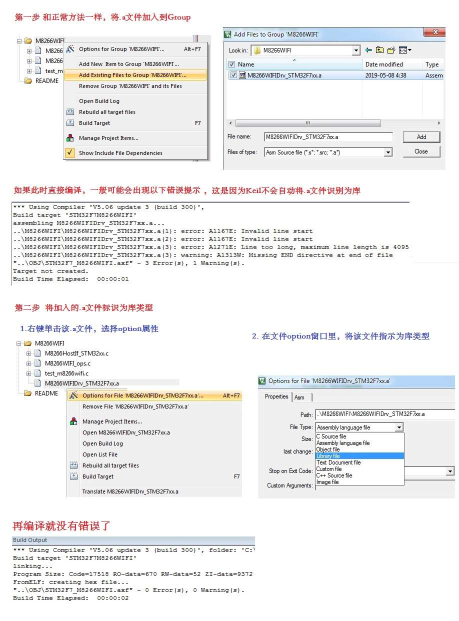
#> input picture STM32F1-M8266WIFI (2)/M8266WIFI/Keil加入扩展名为.a的库的方法(工程移植时可能需要参考).jpg, 917 x 1241 px (shown at 1/2 size)
$ python -i opti.py   (imports and definitions only)   (older library calls are emulated)
#> lines starting #> are read from the running program, lines starting #| are printed output that depends on the picture; after the words box and inside, x2 and y2 are one past the last pixel; in counts of white or black regions, pixels touching at a corner belong together
#> further down, picture is the input picture: shape (1241, 917, 3); mean B, G, R 239.6, 239.5, 239.7
import cv2,time,PIL,sys
import socket
import threading
#from queue import Queue
import numpy as np
data = np.zeros((8,128),dtype = np.int8)
def local_threshold(image):
    image = cv2.resize(image, dsize=(128,64))
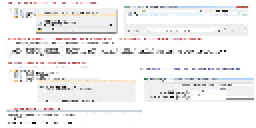
#> image: shape (64, 128, 3) (shown 2 times larger); mean of channels 0, 1, 2 239.4, 239.3, 240.3; drawn as B, G, R
    gray = cv2.cvtColor(image,cv2.COLOR_BGRA2GRAY)
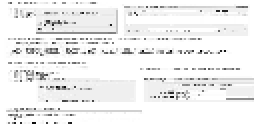
#> gray: shape (64, 128) (shown 2 times larger); min 5, max 255, mean 239.6
    binary = cv2.adaptiveThreshold(gray, 255, cv2.ADAPTIVE_THRESH_GAUSSIAN_C, cv2.THRESH_BINARY, 25, 10)
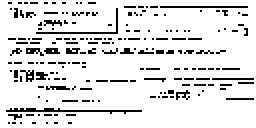
#> binary: shape (64, 128) (shown 2 times larger); 88.4% white; black in thin lines or dots
    change = (np.array(binary)).reshape(64,128)
    for y in range(8):
        for x in range(128):
            temp = 0
            for bit in range(8):
                if (change[y*8 + bit][x] == 255):
                    temp |= 0x01 << bit
            data[y][x] = temp
    print(data)
    #cv2.imshow("binary ", binary)
#> (the run stopped early here; a loop or call above may not have finished)

$ run again, on STM32F1-M8266WIFI (2)/M8266WIFI/M8266WIFI模组主机系统架构图.JPG
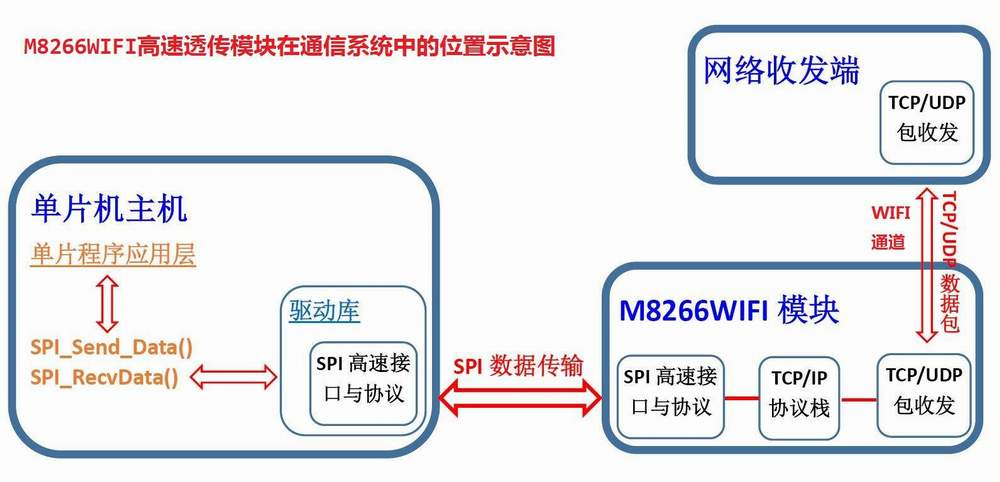
#> input picture STM32F1-M8266WIFI (2)/M8266WIFI/M8266WIFI模组主机系统架构图.JPG, 1000 x 482 px
#> picture is the input picture: shape (482, 1000, 3); mean B, G, R 234.7, 231.7, 232.9
#> in local_threshold, `gray = cv2.cvtColor(image,cv2.COLOR_BGRA2GRAY)`:
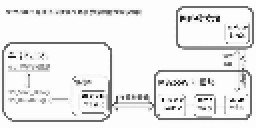
#> gray: shape (64, 128) (shown 2 times larger); min 4, max 255, mean 233.9
#> in local_threshold, `binary = cv2.adaptiveThreshold(gray, 255, cv2.ADAPTIVE_THRESH_GAUSSIAN..`:
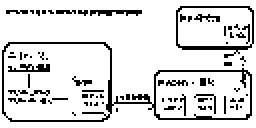
#> binary: shape (64, 128) (shown 2 times larger); 85.9% white; black in thin lines or dots, all inside (x1, y1, x2, y2) = (1, 3, 127, 61)
